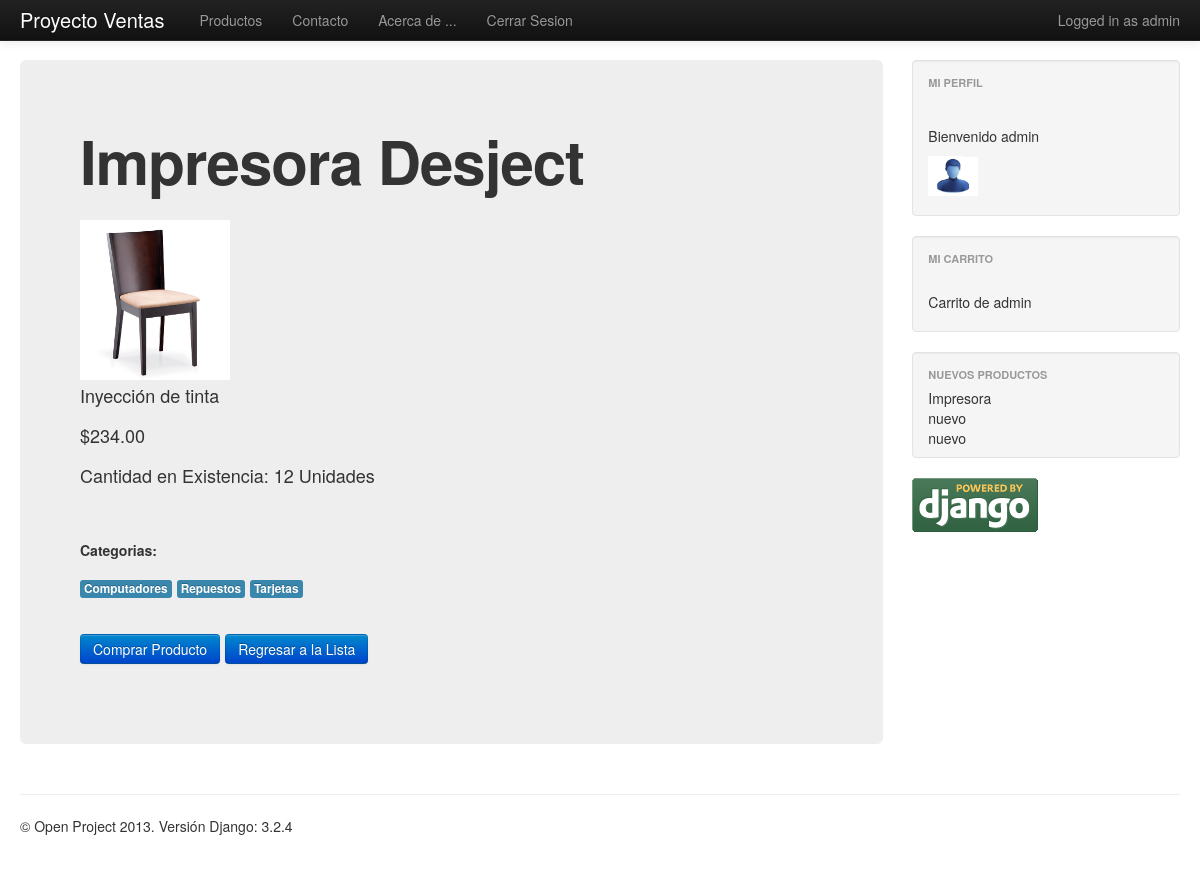
The page /producto/9/ (signed in) on the database its author committed.
### demo/apps/ventas/models.py (models this page shows, shortened)
class producto(models.Model):
	def url(self,filename):
		ruta = "MultimediaData/Producto/%s/%s"%(self.nombre,str(filename))
		return ruta
	def thumbnail(self):
		return '<a href="/media/%s"><img src="/media/%s" width=50px heigth=50px/></a>'%(self.imagen,self.imagen)
	thumbnail.allow_tags = True
	nombre		= models.CharField(max_length=100)
	descripcion	= models.TextField(max_length=300)
	status		= models.BooleanField(default=True)
	imagen 		= models.ImageField(upload_to=url,null=True,blank=True)
	precio		= models.DecimalField(max_digits=6,decimal_places=2)
	iva			= models.FloatField()
	stock		= models.IntegerField()
	categorias	= models.ManyToManyField(categoriaProducto,null=True,blank=True)

class categoriaProducto(models.Model):
	nombre 	= models.CharField(max_length=200)
	descripcion = models.TextField(max_length=400)

### demo/apps/home/views.py (the view)
# urls.py: url(r'^producto/(?P<id_prod>.*)/$',singleProduct_view,name='vista_single_producto'),
def singleProduct_view(request,id_prod):
	prod = producto.objects.get(id=id_prod)
	cats = prod.categorias.all() # Obteniendo las categorias del producto encontrado
	ctx = {'producto':prod,'categorias':cats}
	return render(request,'home/SingleProducto.html',ctx)#,context_instance=RequestContext(request))

### demo/apps/context_processors.py (called while the page is built)
def user_image(request):
	try:
		imagen = None
		user = request.user
		up = userProfile.objects.get(user=user)
		imagen = "/media/%s"%up.photo
	except:
		imagen = "/media/images/user.jpg"
	return imagen

def my_processor(request):
	context = {"django_version":django.get_version(),
				"get_image_profile":user_image(request),
	}
	return context

### demo/templates/home/SingleProducto.html (shortened to what this page needs)
{% extends 'base.html' %}
{%block content %}
<h1> {{ producto.nombre }}</h1><br>
<img src="/media/{{ producto.imagen }}" width="150px" heigth="150px"/>
<p> {{ producto.descripcion }}</p>
<p> ${{ producto.precio }}</p>
<p> Cantidad en Existencia: {{ producto.stock }} Unidades </p>
<br>
<h5> Categorias:</h5>
{% for cat in categorias %}
<span class="label label-info"> {{cat.nombre}}</span>
{% endfor %}
<br><br>
{% if producto.stock > 0 %}
	<a id="comprar" class="btn btn-primary" href="#"> Comprar Producto </a>
{% endif %}
<a class="btn btn-primary" href="javascript:window.history.go(-1);"> Regresar a la Lista </a>
{% endblock %}

### demo/templates/base.html (shortened to what this page needs)
<!DOCTYPE html>
<html lang="es">
  <head>
    <link href="/media/bootstrap/css/bootstrap.css" rel="stylesheet">
    <link href="/media/bootstrap/css/bootstrap-responsive.css" rel="stylesheet">
  </head>
  <body>
    <div class="navbar navbar-inverse navbar-fixed-top">
      <div class="navbar-inner">
        <div class="container-fluid">
          <a class="brand" href="{% url "vista_principal" %}">Proyecto Ventas </a>
            {% if user.is_authenticated %}
            <p class="navbar-text pull-right">
              Logged in as {{ user.username }}
            </p>
            {% endif %}
            <ul class="nav">
              <li><a href="/productos/page/1/">Productos</a></li>
              <li><a href="{% url "vista_contacto" %}">Contacto</a></li>
              <li><a href="{% url "vista_about" %}">Acerca de ...</a></li>
              {% if user.is_authenticated %}
  				    <li><a href="{% url "vista_logout" %}"> Cerrar Sesion </a></li>
  		        {% else %}
  				    <li><a href="{% url "vista_login" %}"> Login </a></li>
  		        {% endif %}
        </div>
      </div>
    </div>
    <div class="container-fluid">
      <div class="row-fluid">
        <div class="span9">
          <div class="hero-unit">
            {% block content %}
            {% endblock %}
          </div>
        </div>
        <div class="span3">
          <div class="well sidebar-nav">
            <ul class="nav nav-list">
              <li class="nav-header">Mi perfil</li>
              <br><p align="justify">
              {%if user.is_authenticated %}
                <p>Bienvenido {{ user }} </p>
                <img src="{{get_image_profile}}" width="50px" heigth="50px"/>
              {% else %}
                <a href="/login/" class="btn btn-primary">Login<a>
              {% endif %}
              </p>
            </ul>
          </div>
          <div class="well sidebar-nav">
            <ul class="nav nav-list">
			 {%if user.is_authenticated %}
              <li class="nav-header">Mi Carrito</li>
              <br><p align="justify">
              	Carrito de {{user.username}}
              </p>
			  {% else %}
			  <p> Por favor <a href="/login/">Identifiquese</a>
            </ul>
		    {% endif %}
          </div>
          <div class="well sidebar-nav">
            <ul class="nav nav-list" id="ProductosNuevos">
              <li class="nav-header">Nuevos Productos</li>
            </ul>
          </div>
           <img src="/media/images/django.gif"/>
        </div>
      </div>
      <hr>
      <footer>
        <p>&copy; Open Project 2013. Versión Django: {{django_version}}</p>
      </footer>
    </div>
  </body>
</html>

### demo/templates/base.html (style rules this page uses)
body { padding-top: 60px; padding-bottom: 40px; }
.sidebar-nav { padding: 9px 0; }

### rows shown on the page
producto: nombre "Impresora Desject", imagen (picture), descripcion "Inyección de tinta", precio "234.00", stock "12"
categoriaProducto: nombre "Computadores"
categoriaProducto: nombre "Repuestos"
categoriaProducto: nombre "Tarjetas"

### other values the page prints
{{ user.username }} "admin"
{{ user }} "admin"
{{ django_version }} "3.2.4"
